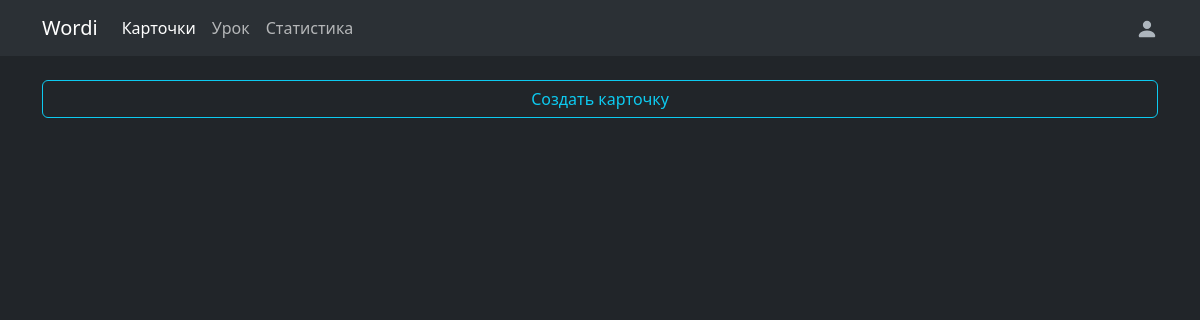
Before: /cards/ (signed in) with the older database file.
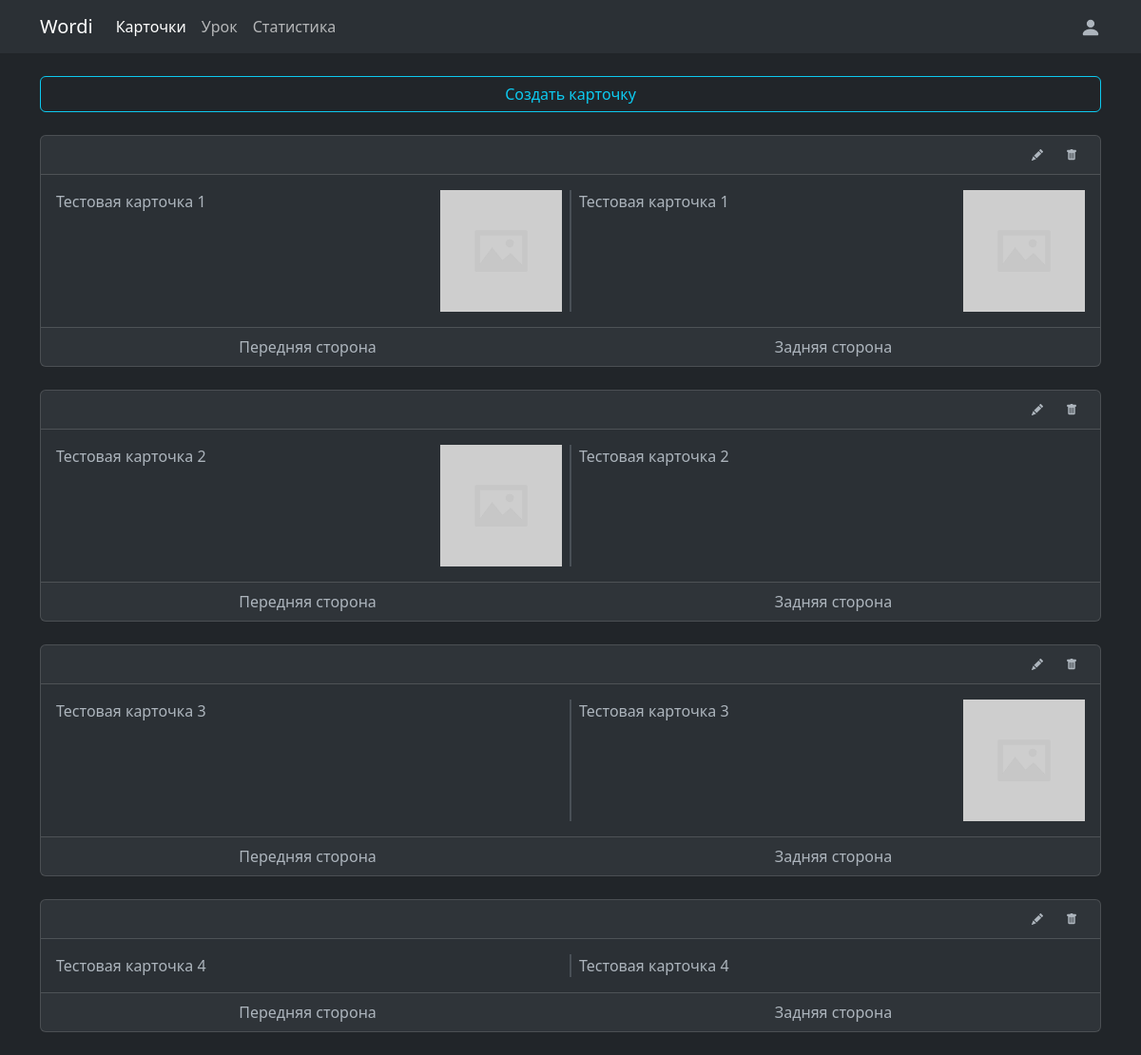
After: the same page with the newer database file.
### cards/models.py (models this page shows, shortened)
class Card(models.Model):
    user = models.ForeignKey(
        User, verbose_name="пользователь", on_delete=models.CASCADE)
    front_text = models.TextField(
        verbose_name="текст на передней стороне")
    back_text = models.TextField(
        verbose_name="текст на задней стороне")
    date_created = models.DateTimeField(
        verbose_name="дата создания", auto_now_add=True)
    date_updated = models.DateTimeField(
        verbose_name="дата изменения", auto_now_add=True)
    class Meta:
        verbose_name = 'карточка'
        verbose_name_plural = 'карточки'

class CardImages(models.Model):
    card = models.ForeignKey(
        Card, verbose_name='карточка', on_delete=models.CASCADE)
    front_image = models.ImageField(
        verbose_name="изображение на передней стороне",
        upload_to=_get_card_front_image_filepath, blank=True, null=True)
    back_image = models.ImageField(
        verbose_name="изображение на задней стороне",
        upload_to=_get_card_back_image_filepath, blank=True, null=True)
    class Meta:
        verbose_name = 'изображения карточки'
        verbose_name_plural = 'изображения карточек'

### cards/views.py (the view)
# urls.py: path('', views.cards, name='cards'),
def cards(request):
    cards = Card.objects.filter(user=request.user.id)
    cards_images = CardImages.objects.filter(card__in=cards)
    context = {
        'cards': cards,
        'cards_images': cards_images,
    }
    return render(request, 'cards/cards.html', context)

### cards/templates/cards/cards.html (shortened to what this page needs)
{% extends 'cards/base.html' %}
{% block cards-active %}active{% endblock %}
{% block content %}
    <div class="container">
        <div class="d-grid my-4">
            <a href="{% url 'add-card' %}" class="btn btn-outline-primary">Создать карточку</a>
        </div>
        {% if request.user.is_authenticated %}
            {% for card in cards %}
                <div class="card my-4 bg-body-tertiary">
                    <div class="card-header d-flex justify-content-end">
                        <button class="icon-btn edit-icon-btn me-2">
                        </button>
                        <button class="icon-btn remove-icon-btn">
                        </button>
                    </div>
                    <div class="card-body row g-3">
                        <div class="col-6 border-end">
                            <div class="clearfix">
                                {% for card_image in cards_images %}
                                    {% if card_image.front_image %}
                                        {% if card_image.card == card %}
                                            <div class="card-image float-end">
                                                <div class="ratio">
                                                    <div class="ratio-inner ratio-1-1">
                                                        <div class="ratio-content">
                                                            <img src="{{ card_image.front_image.url }}" class="img-100" alt="...">
                                                        </div>
                                                    </div>
                                                </div>
                                            </div>
                                        {% endif %}
                                    {% endif %}
                                {% endfor %}
                                <p class="card-text">{{ card.front_text }}</p>
                            </div>
                        </div>
                        <div class="col-6 border-start">
                            <div class="clearfix">
                                {% for card_image in cards_images %}
                                    {% if card_image.back_image %}
                                        {% if card_image.card == card %}
                                            <div class="card-image float-end">
                                                <div class="ratio">
                                                    <div class="ratio-inner ratio-1-1">
                                                        <div class="ratio-content">
                                                            <img src="{{ card_image.back_image.url }}" class="img-100" alt="...">
                                                        </div>
                                                    </div>
                                                </div>
                                            </div>
                                        {% endif %}
                                    {% endif %}
                                {% endfor %}
                                <p class="card-text">{{ card.back_text }}</p>
                            </div>
                        </div>
                    </div>
                    <div class="card-footer">
                        <div class="row text-center">
                            <span class="col-6">Передняя сторона</span>
                            <span class="col-6">Задняя сторона</span>
                        </div>
                    </div>
                </div>
            {% endfor %}
        {% else %}
            <div class="text-center">
                <p>У вас пока нет карточек.</p>
            </div>
        {% endif %}
    </div>
{% endblock %}

### cards/templates/cards/base.html (shortened to what this page needs)
<!DOCTYPE html>
{% load static %}
<html lang="ru" data-bs-theme="dark">
    <head>
        <link href="https://cdn.jsdelivr.net/npm/bootstrap@5.3.0-alpha1/dist/css/bootstrap.min.css"
              rel="stylesheet"
/>
        <link rel="stylesheet" href="{% static 'css/styles.css' %}">
    </head>
    <body>
        <nav class="navbar navbar-expand-lg bg-body-tertiary">
            <div class="container">
                <a class="navbar-brand" href="{% url 'cards' %}">Wordi</a>
                <div class="collapse navbar-collapse" id="navbarSupportedContent">
                    <ul class="navbar-nav me-auto mb-2 mb-lg-0">
                        <li class="nav-item">
                            <a class="nav-link {% block cards-active %}{% endblock %}"
                               href="{% url 'cards' %}">Карточки</a>
                        </li>
                        <li class="nav-item">
                            <a class="nav-link" href="#">Урок</a>
                        </li>
                        <li class="nav-item">
                            <a class="nav-link" href="#">Статистика</a>
                        </li>
                    </ul>
                    {% if request.user.is_authenticated %}
                        <div class="dropdown d-flex" bis_skin_checked="1">
                            <button class="icon-btn edit-icon-btn"
                                    style="padding: 0px"
                                    data-bs-toggle="dropdown"
                                    aria-expanded="false">
                                <svg xmlns="http://www.w3.org/2000/svg"
                                     width="22"
                                     height="22"
                                     fill="currentColor"
                                     class="bi bi-person-fill"
                                     viewBox="0 0 16 16">
                                    <path d="M3 14s-1 0-1-1 1-4 6-4 6 3 6 4-1 1-1 1H3Zm5-6a3 3 0 1 0 0-6 3 3 0 0 0 0 6Z"/>
                                </svg>
                            </button>
                        </div>
                    {% else %}
                        <ul class="navbar-nav">
                            <li class="nav-item">
                                <a href="#" class="nav-link">Войти</a>
                            </li>
                        </ul>
                    {% endif %}
                </div>
            </div>
        </nav>
        {% block content %}{% endblock %}
    </body>
</html>

### static/css/styles.css (style rules this page uses)
:root, [data-bs-theme='light'] { --bs-primary: #0dcaf0; --bs-primary-rgb: 13, 202, 240; --bs-primary-text: #087990; --bs-primary-bg-subtle: #cff4fc; --bs-primary-border-subtle: #9eeaf9; --bs-black-or-white-theme-color: #fff; }
[data-bs-theme='dark'] { --bs-primary-text: #6edff6; --bs-primary-bg-subtle: #032830; --bs-primary-border-subtle: #055160; --bs-black-or-white-theme-color: #000; }
.btn-outline-primary { --bs-btn-color: #0dcaf0; --bs-btn-border-color: #0dcaf0; --bs-btn-hover-color: var(--bs-black-or-white-theme-color); --bs-btn-hover-bg: #0dcaf0; --bs-btn-hover-border-color: #0dcaf0; --bs-btn-focus-shadow-rgb: 13, 202, 240; --bs-btn-active-color: var(--bs-black-or-white-theme-color); --bs-btn-active-bg: #0dcaf0; --bs-btn-active-border-color: #0dcaf0; --bs-btn-active-shadow: inset 0 3px 5px rgba(0, 0, 0, 0.125); --bs-btn-disabled-color: #0dcaf0; --bs-btn-disabled-bg: transparent; --bs-btn-disabled-border-color: #0dcaf0; --bs-gradient: none; }
.icon-btn { margin: 0; padding: 0px; padding-left: 6px; padding-right: 6px; background: transparent; border: none; color: inherit; transition: color 0.15s ease-in-out; }
.ratio { width: 100%; overflow: hidden; }
.ratio-inner { position: relative; height: 0; border: none; }
.ratio-content { position: absolute; top: 0; right: 0; bottom: 0; left: 0; }
.ratio-1-1 { padding-top: 100%; }
.img-100 { width: 100%; height: 100%; object-fit: cover; }
.card-image { width: 10rem; margin-left: 1rem; }
@media screen and (max-width: 1200px) { .card-image { width: 8rem; margin-left: 1rem; } }

Changed rows visible on the page:
added Card: front_text "Тестовая карточка 1", back_text "Тестовая карточка 1"
added CardImages: front_image (picture), back_image (picture)
added Card: front_text "Тестовая карточка 2", back_text "Тестовая карточка 2"
added CardImages: front_image (picture), shown under "Тестовая карточка 2"
added Card: front_text "Тестовая карточка 3", back_text "Тестовая карточка 3"
added CardImages: back_image (picture), shown under "Тестовая карточка 3"
added Card: front_text "Тестовая карточка 4", back_text "Тестовая карточка 4"
